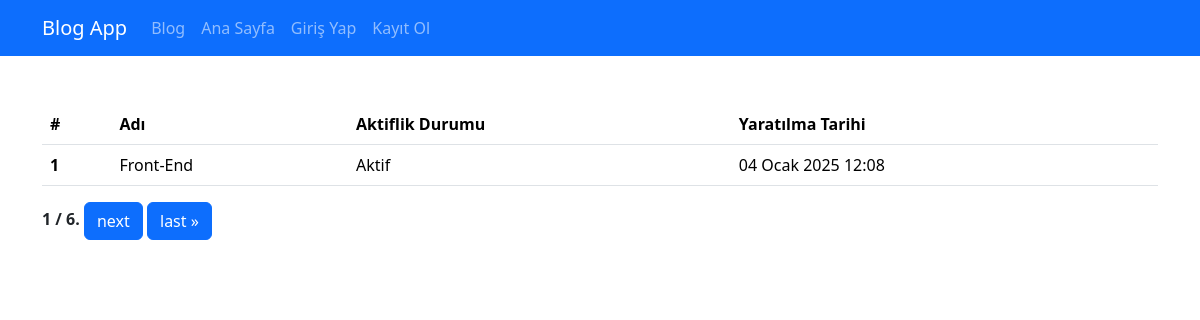
The page /kategori-liste/ on the database its author committed.
### blogapp/models.py (models this page shows, shortened)
class BaseModel(models.Model):
    created = models.DateTimeField(auto_now_add=True, null=True)
    updated = models.DateTimeField(auto_now=True, null=True)
    is_active = models.BooleanField(default=True, verbose_name="Aktif mi ?", null=True)
    class Meta:
        abstract = True

class Category(BaseModel):
    name = models.CharField(max_length=100, null=True)

### blogapp/views.py (the view)
# urls.py: path('kategori-liste/', views.CategoryView.as_view(),name='kategori-liste')
class CategoryView(View):
    def get(self, request):
        categories = Category.objects.filter(is_active=True)
        page_number = request.GET.get('page',1)
        paginator = Paginator(categories, 1)
        page_obj = paginator.get_page(page_number)
        print(page_obj)
        return render(request, 'blogapp/kategori_liste.html', {'page_obj':page_obj})

### blogapp/context_processor.py (called while the page is built)
def categories(request):
    return {
        'categories':Category.objects.filter(is_active=True)
    }

### blogapp/templates/blogapp/kategori_liste.html (shortened to what this page needs)
{% extends "blogapp/base.html" %}
{% block content %}
<table class="table">
    <thead>
      <tr>
        <th scope="col">#</th>
        <th scope="col">Adı</th>
        <th scope="col">Aktiflik Durumu</th>
        <th scope="col">Yaratılma Tarihi</th>
      </tr>
    </thead>
    <tbody>
      {% for category in page_obj  %}
      <tr>
        <th scope="row"> {{category.id}} </th>
        <td>{{category.name}}</td>
        <td> {% if category.is_active %} Aktif {% else %} Pasif {% endif %} </td>
        <td> {{category.created}} </td>
      </tr>
      {% endfor %}
    </tbody>
  </table>
  <div class="pagination">
    <span class="step-links">
        <span class="current" >
           <b>{{ page_obj.number }} / {{ page_obj.paginator.num_pages }}.</b>
        </span>
        {% if page_obj.has_next %}
            <a class="btn btn-primary" href="?page={{ page_obj.next_page_number }}">next</a>
            <a class="btn btn-primary" href="?page={{ page_obj.paginator.num_pages }}">last &raquo;</a>
        {% endif %}
    </span>
</div>
{% endblock content %}

### static/css/style.css (style rules this page uses)
a { text-decoration: none; }

### rows shown on the page
Category: id "1", name "Front-End", is_active "Aktif", created "04 Ocak 2025 12:08"

### other values the page prints
{{ page_obj.number }} "1"
{{ page_obj.paginator.num_pages }} "6"
